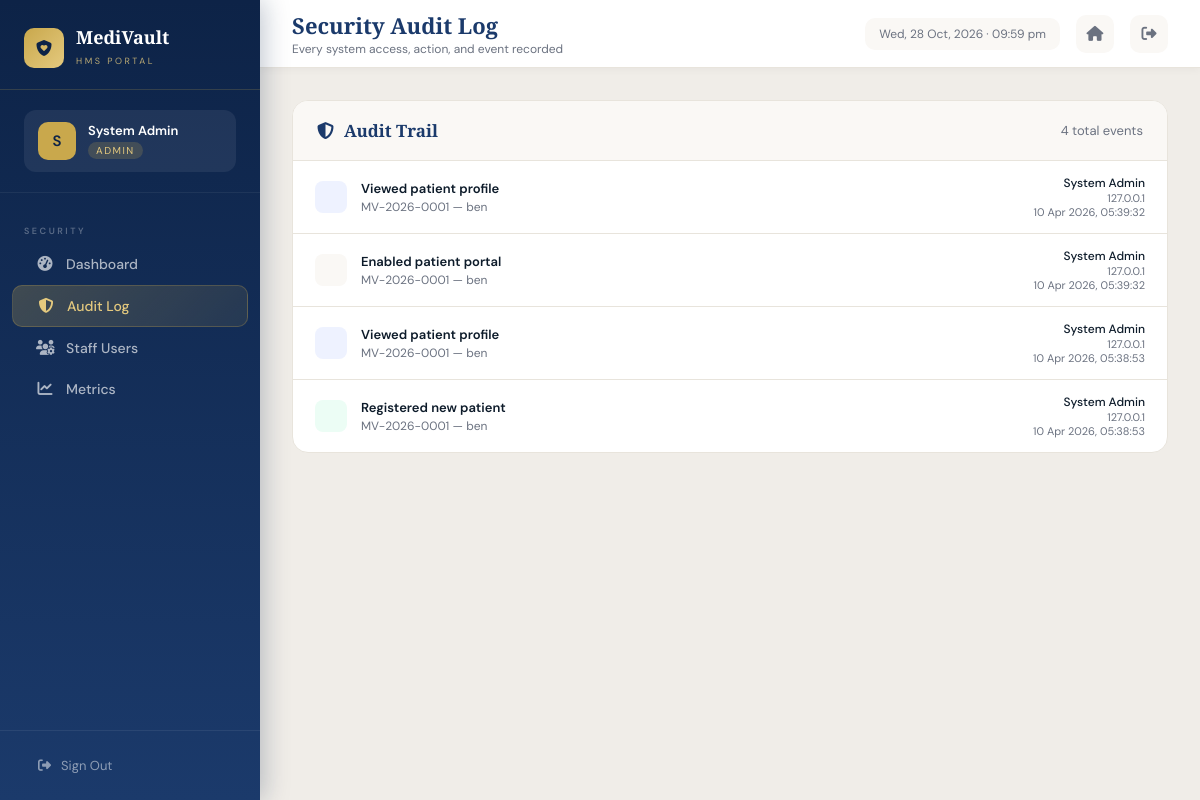
The app's page /audit-log (signed in) with its own data.
### models/user.py (models this page shows, shortened)
class User(UserMixin, db.Model):
    __tablename__ = 'users'
    id         = db.Column(db.Integer, primary_key=True)
    full_name  = db.Column(db.String(120), nullable=False)
    email      = db.Column(db.String(120), unique=True, nullable=False)
    password   = db.Column(db.String(256), nullable=False)
    role       = db.Column(db.String(20), nullable=False, default='receptionist')
    department = db.Column(db.String(100))
    phone      = db.Column(db.String(20))
    is_active  = db.Column(db.Boolean, default=True)
    created_at = db.Column(db.DateTime, default=datetime.utcnow)

### models/patient.py (models this page shows)
class AuditLog(db.Model):
    __tablename__ = 'audit_logs'
    id         = db.Column(db.Integer, primary_key=True)
    user_id    = db.Column(db.Integer, db.ForeignKey('users.id'))
    action     = db.Column(db.String(200))
    target     = db.Column(db.String(200))
    ip_address = db.Column(db.String(50))
    timestamp  = db.Column(db.DateTime, default=datetime.utcnow)

### routes/admin.py (the view)
@admin_bp.route('/audit-log')
@login_required
@admin_required
def audit_log():
    page  = request.args.get('page', 1, type=int)
    logs  = AuditLog.query.order_by(AuditLog.timestamp.desc()).paginate(page=page, per_page=30, error_out=False)
    users = {u.id: u.full_name for u in User.query.all()}
    return render_template('admin/audit_log.html', logs=logs, users=users)

### models/user.py (called while the page is built)
@login_manager.user_loader
def load_user(user_id):
    return User.query.get(int(user_id))

### routes/admin.py (called while the page is built)
def admin_required(f):
    @wraps(f)
    def wrapper(*args, **kwargs):
        if current_user.role != 'admin':
            flash('Administrator access required.', 'danger')
            return redirect(url_for('dashboard.index'))
        return f(*args, **kwargs)
    return wrapper

### templates/admin/audit_log.html (shortened to what this page needs)
{% extends "base.html" %}
{% block page_title %}Security Audit Log{% endblock %}
{% block page_subtitle %}Every system access, action, and event recorded{% endblock %}
{% block sidebar_nav %}
<div class="nav-section-label">Security</div>
<a href="/dashboard"  class="nav-item"><i class="fas fa-gauge-high"></i> Dashboard</a>
<a href="/audit-log"  class="nav-item active"><i class="fas fa-shield-halved"></i> Audit Log</a>
<a href="/admin/users" class="nav-item"><i class="fas fa-users-gear"></i> Staff Users</a>
<a href="/metrics"    class="nav-item"><i class="fas fa-chart-line"></i> Metrics</a>
{% endblock %}
{% block content %}
<div class="log-wrap">
  <div class="log-header">
    <h3><i class="fas fa-shield-halved" style="color:var(--royal);margin-right:10px"></i>Audit Trail</h3>
    <span style="font-size:13px;color:var(--slate)">{{ logs.total }} total events</span>
  </div>
  {% for log in logs.items %}
  {% set user = log.user_id %}
  <div class="log-row">
    <div class="action-icon" style="
      {% if 'view' in log.action.lower() %}background:#EEF2FF;color:var(--royal)
      {% elif 'upload' in log.action.lower() or 'created' in log.action.lower() or 'register' in log.action.lower() %}background:#ECFDF5;color:var(--emerald)
      {% elif 'login' in log.action.lower() %}background:#FFF8E6;color:#B45309
      {% elif 'decrypt' in log.action.lower() or 'download' in log.action.lower() %}background:#EDE9FE;color:#6D28D9
      {% elif 'cancel' in log.action.lower() or 'delete' in log.action.lower() %}background:#FEE2E2;color:var(--rose)
      {% else %}background:var(--ivory);color:var(--slate){% endif %}
    ">
    </div>
    <div>
      <div class="log-action">{{ log.action }}</div>
      <div class="log-target">{{ log.target }}</div>
    </div>
    <div class="log-meta">
      <div style="font-size:12px;color:var(--navy-text);font-weight:500">
        {{ users.get(log.user_id, 'User #' ~ log.user_id) }}
      </div>
      <div>{{ log.ip_address or '—' }}</div>
      <div>{{ log.timestamp.strftime('%d %b %Y, %H:%M:%S') }}</div>
    </div>
  </div>
  {% else %}
  <div style="padding:60px;text-align:center;color:var(--slate)">
    <i class="fas fa-shield-halved" style="font-size:36px;color:var(--platinum);display:block;margin-bottom:14px"></i>
    No audit entries yet. Actions will appear here as users interact with the system.
  </div>
  {% endfor %}
</div>
{% endblock %}

### templates/base.html (shortened to what this page needs)
<!DOCTYPE html>
<html lang="en">
<head>
  <link rel="stylesheet" href="https://cdnjs.cloudflare.com/ajax/libs/font-awesome/6.5.0/css/all.min.css"/>
</head>
<body>
<aside class="sidebar">
  <a href="/" class="sidebar-logo">
    <div class="logo-icon"><i class="fas fa-shield-heart"></i></div>
    <div class="logo-name">
      <span>MediVault</span>
      <small>HMS Portal</small>
    </div>
  </a>
  <div class="sidebar-user">
    <div class="user-badge role-{{ current_user.role }}">
      <div class="user-avatar">{{ current_user.full_name[0].upper() }}</div>
      <div class="user-info">
        <div class="u-name">{{ current_user.full_name }}</div>
        <div class="u-role">{{ current_user.role.title() }}</div>
      </div>
    </div>
  </div>
  <nav class="sidebar-nav">
    {% block sidebar_nav %}{% endblock %}
  </nav>
  <div class="sidebar-footer">
    <a href="/auth/logout" class="btn-logout">
      <i class="fas fa-right-from-bracket"></i> Sign Out
    </a>
  </div>
</aside>
<div class="main-content">
  <div class="topbar">
    <div class="topbar-left">
      <h1>{% block page_title %}Dashboard{% endblock %}</h1>
      <p>{% block page_subtitle %}Welcome back{% endblock %}</p>
    </div>
    <div class="topbar-right">
      <div class="topbar-date" id="topbar-date"></div>
      <a href="/" class="topbar-icon-btn" title="Home"><i class="fas fa-house"></i></a>
      <a href="/auth/logout" class="topbar-icon-btn" title="Logout"><i class="fas fa-right-from-bracket"></i></a>
    </div>
  </div>
  <div class="page-content">
    {% block content %}{% endblock %}
  </div>
</div>
</body>
</html>

### templates/base.html (style rules this page uses)
:root { --royal: #1B3A6B; --royal-deep: #0D2347; --royal-mid: #264F96; --gold: #C9A84C; --gold-light: #E4C97E; --gold-pale: #F5EDD6; --ivory: #FAF8F5; --white: #FFFFFF; --platinum: #E8E4DC; --slate: #6B7280; --navy-text: #0D1B2A; --teal: #0E6B8C; --emerald: #2E7D52; --rose: #C0392B; --sidebar-w: 260px; }
* { margin:0; padding:0; box-sizing:border-box; }
body { font-family:'DM Sans',sans-serif; background:#F0EDE8; color:var(--navy-text); display:flex; min-height:100vh; }
.sidebar { width: var(--sidebar-w); min-height:100vh; background: linear-gradient(180deg, var(--royal-deep) 0%, var(--royal) 100%); display:flex; flex-direction:column; position:fixed; top:0; left:0; z-index:100; box-shadow: 4px 0 24px rgba(13,35,71,0.25); }
.sidebar-logo { padding:28px 24px 20px; border-bottom:1px solid rgba(201,168,76,0.2); display:flex; align-items:center; gap:12px; text-decoration:none; }
.sidebar-logo .logo-icon { width:40px; height:40px; border-radius:10px; background:linear-gradient(135deg,var(--gold),var(--gold-light)); display:flex; align-items:center; justify-content:center; font-size:16px; color:var(--royal-deep); flex-shrink:0; }
.sidebar-logo .logo-name { color:var(--white); }
.sidebar-logo .logo-name span { font-family:'Playfair Display',serif; font-size:18px; font-weight:700; display:block; line-height:1.1; }
.sidebar-logo .logo-name small { font-size:9px; letter-spacing:2.5px; text-transform:uppercase; color:var(--gold-light); opacity:0.8; }
.sidebar-user { padding:20px 24px; border-bottom:1px solid rgba(255,255,255,0.06); }
.user-badge { display:flex; align-items:center; gap:12px; background:rgba(255,255,255,0.07); border-radius:12px; padding:12px 14px; }
.user-avatar { width:38px; height:38px; border-radius:10px; flex-shrink:0; display:flex; align-items:center; justify-content:center; font-size:15px; font-weight:600; color:var(--royal-deep); }
.user-info .u-name { font-size:13px; font-weight:600; color:var(--white); line-height:1.2; }
.user-info .u-role { font-size:10px; letter-spacing:1.5px; text-transform:uppercase; margin-top:3px; padding:2px 8px; border-radius:100px; display:inline-block; }
.role-admin .user-avatar { background:var(--gold); }
.role-admin .u-role { background:rgba(201,168,76,0.2); color:var(--gold-light); }
.sidebar-nav { flex:1; padding:16px 0; overflow-y:auto; }
.nav-section-label { font-size:9px; letter-spacing:2.5px; text-transform:uppercase; color:rgba(255,255,255,0.3); padding:16px 24px 6px; font-weight:600; }
.nav-item { display:flex; align-items:center; gap:12px; padding:11px 24px; color:rgba(255,255,255,0.65); text-decoration:none; font-size:14px; font-weight:500; transition:all 0.2s; position:relative; border-radius:0; margin:1px 12px; border-radius:10px; }
.nav-item i { width:18px; text-align:center; font-size:15px; flex-shrink:0; }
.nav-item.active { background:linear-gradient(135deg,rgba(201,168,76,0.25),rgba(201,168,76,0.1)); color:var(--gold-light); border:1px solid rgba(201,168,76,0.25); }
.sidebar-footer { padding:16px 24px; border-top:1px solid rgba(255,255,255,0.07); }
.btn-logout { display:flex; align-items:center; gap:10px; color:rgba(255,255,255,0.5); text-decoration:none; font-size:13px; padding:10px 14px; border-radius:10px; transition:all 0.2s; }
.main-content { margin-left: var(--sidebar-w); flex:1; display:flex; flex-direction:column; min-height:100vh; }
.topbar { background:var(--white); height:68px; display:flex; align-items:center; justify-content:space-between; padding:0 32px; border-bottom:1px solid var(--platinum); box-shadow:0 2px 8px rgba(0,0,0,0.04); position:sticky; top:0; z-index:50; }
.topbar-left h1 { font-family:'Playfair Display',serif; font-size:22px; font-weight:600; color:var(--royal); }
.topbar-left p { font-size:12px; color:var(--slate); margin-top:1px; }
.topbar-right { display:flex; align-items:center; gap:16px; }
.topbar-icon-btn { width:38px; height:38px; border-radius:10px; border:none; background:var(--ivory); color:var(--slate); display:flex; align-items:center; justify-content:center; cursor:pointer; transition:all 0.2s; font-size:15px; text-decoration:none; }
.topbar-date { font-size:12px; color:var(--slate); background:var(--ivory); padding:8px 14px; border-radius:10px; }
.page-content { padding:32px; flex:1; }

### records on screen
User: full_name "S", full_name "System Admin", role "ADMIN", get "System Admin"
AuditLog: action "Viewed patient profile", target "MV-2026-0001 — ben", ip_address "127.0.0.1", timestamp "10 Apr 2026, 05:39:32"
AuditLog: action "Enabled patient portal", target "MV-2026-0001 — ben", ip_address "127.0.0.1", timestamp "10 Apr 2026, 05:39:32"
AuditLog: action "Viewed patient profile", target "MV-2026-0001 — ben", ip_address "127.0.0.1", timestamp "10 Apr 2026, 05:38:53"
AuditLog: action "Registered new patient", target "MV-2026-0001 — ben", ip_address "127.0.0.1", timestamp "10 Apr 2026, 05:38:53"

### other values on screen
{{ logs.total }} "4"
